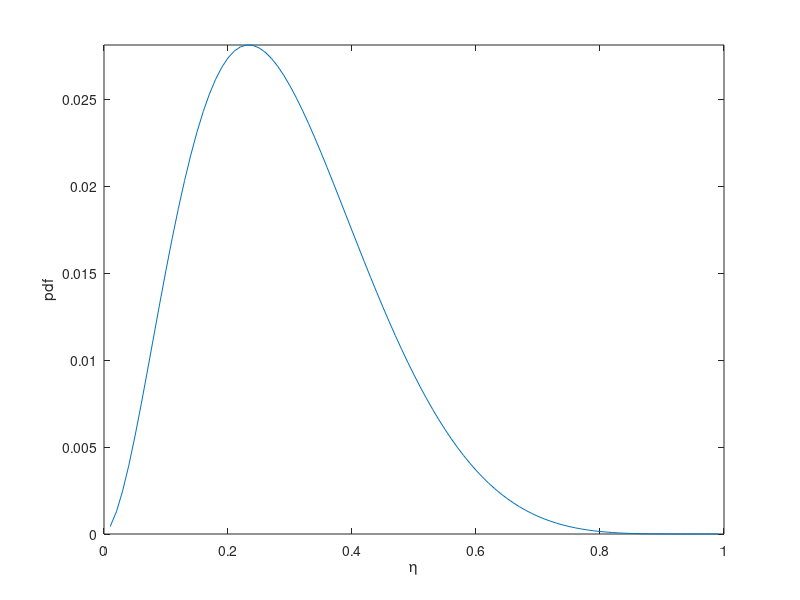
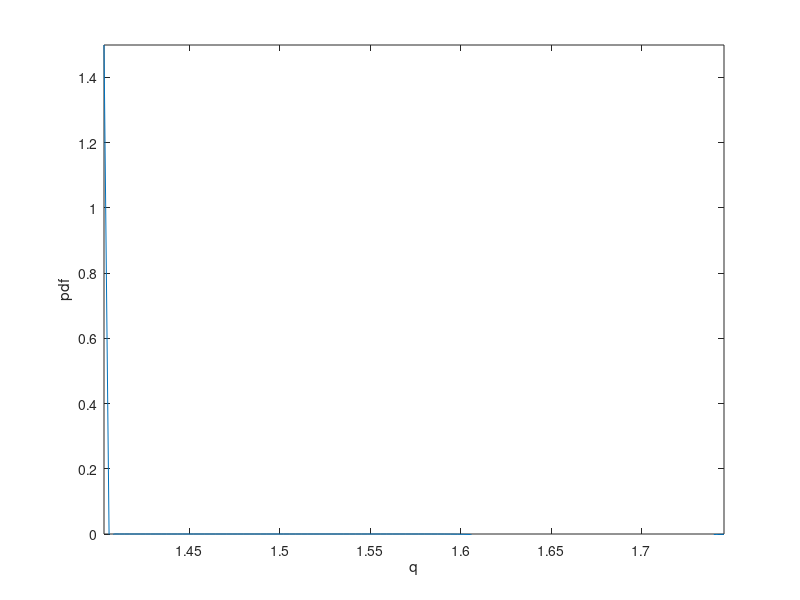

Write MATLAB code to recreate these figures, in order. (Note: this script raises an error after producing the figures.)
% for eta
% NB these have not done!
%ODEs
clear; clc;
%odeexamples
eta = (0.01:0.01:0.99)'; %this is eta
y = nan(size(eta));
g = nan(size(eta));

% BC's
y(1) = 0.01;

% define konstants
kappa = 10;
a = .11;
rho = .05;
sigma = .1;
delta = 0.0; % try this, change so get the same rf
rho_bar = 0.02;
q = (a + 1/kappa)./(rho.*eta + rho_bar.*(1-eta) + 1/kappa);
iota = (q-1)./kappa;
theta = 1 - 1./eta;
%get sigma q2 analytically. Test with numerical too?
sigma_q = -(1-eta).*kappa.*(rho - rho_bar)/(1+kappa.*rho).*sigma;
%zeta = (1 - theta).*(sigma + sigma_q);
mu_eta_abs = (a - iota)./q - rho + theta.^2.*(sigma + sigma_q).^2 .* eta;
sigma_eta_abs = -theta.*(sigma + sigma_q).*eta;
% this next is quite messy, but got by ito on eta so should be fine.
mu_q = -(rho - rho_bar).*(a+ 1/kappa)...
    ./(eta.*(rho-rho_bar) + rho_bar + 1/kappa).^2 ...
.*mu_eta_abs.*eta.*kappa  + kappa^2.*(rho - rho_bar).^2 ...
./(kappa.*(rho.*eta + rho_bar.*(1-eta)) + 1).^2 .* sigma_eta_abs.^2;

%My Explicit Euler method to get y
% Works because it satisfies the ODE, and include the boundary constraint,
% so it knows where to start.

% y is D now. D is what we solve for! Unknown now. Will be pdf*sigma^2

for i=1:size(eta)-1
    g(i) = 2*mu_eta_abs(i)/sigma_eta_abs(i)^2*y(i); %ODE
    y(i+1) = y(i) + g(i)*(eta(i+1)-eta(i));
end
plot(eta,y)
xlabel('\eta')
ylabel('D')
pdf_notnormalised = y./sigma_eta_abs.^2;
%normalise
pdf = pdf_notnormalised./sum(pdf_notnormalised);
plot(eta,pdf)
xlabel('\eta')
ylabel('pdf')
axis([0 1 0 inf])
saveas(gcf,'p2part4a.pdf')
% save results for y
pdfex = pdf;

%My Explicit Euler method to get pdf(q)
% Works because it satisfies the ODE, and include the boundary constraint,
% so it knows where to start.

% y is D now. D is what we solve for! Unknown now. Will be pdf*sigma^2
y = nan(size(eta));
% BC's
y(1) = 0.01;
for i=1:size(q)-1
    g(i) = 2*mu_q(i)*q(i)/sigma_q(i)^2/q(i)^2*y(i);%ODE
    y(i+1) = y(i) + g(i)*(q(i+1)-q(i));
end
plot(q,y)
xlabel('q')
ylabel('D')
pdf_notnormalised = y./sigma_q.^2./q.^2;
%normalise
pdf = pdf_notnormalised./sum(pdf_notnormalised);
plot(q,pdf)
xlabel('q')
ylabel('pdf')
axis([-inf inf 0 inf])
saveas(gcf,'p2part4a.pdf')
% save results for y
pdfex = pdf;


%My implicit Euler method to get y
% ie need to feed in a proposed solution ie a vector of y's and get a loss
% value out.

%naive solution guess
y = ones(size(eta)).*0.001;

%only optimise on y(2:end)
ysolve = y(2:end);
options = optimoptions('fsolve','Display','iter');
[yimp,fval] = fsolve(@myFunEta,ysolve,options);
yimp = [0; yimp];
plot(eta,yimp)
xlabel('\eta')
ylabel('D')
pdf_notnormalised = yimp./sigma_eta_abs.^2;
%normalise
pdf = pdf_notnormalised./sum(pdf_notnormalised);
plot(eta,pdf)
xlabel('\eta')
ylabel('pdf')
axis([0 1 0 inf])
% save results for y
pdfim = pdf;
%saveas(gcf,'p2part4b.pdf')

%My implicit Euler method to get q
% ie need to feed in a proposed solution ie a vector of y's and get a loss
% value out.
%naive solution guess
tmp = (0.01:0.001:0.99)';
y = ones(size(tmp)).*0.001;
%only optimise on y(2:end)
ysolve = y(2:end);
options = optimoptions('fsolve','Display','iter');
[yimp,fval] = fsolve(@myFunQ,ysolve,options);
yimp = [0; yimp];
plot(q,yimp)
xlabel('\eta')
ylabel('D')
pdf_notnormalised = yimp./sigma_eta_abs.^2;
%normalise
pdf = pdf_notnormalised./sum(pdf_notnormalised);
plot(q,pdf)
xlabel('q')
ylabel('pdf')
axis([0 1 0 inf])
% save results for y
pdfim = pdf;
%saveas(gcf,'p2part4b.pdf')


%use matlab to solve
y0 = 0.01;
[xmatlab,ymatlab] = ode45(@(eta,y)[2.*mu_eta_abs./sigma_eta_abs.^2.*y], eta, y0);
plot(eta,ymatlab)
xlabel('\eta')
ylabel('D')
pdf_notnormalised = ymatlab./sigma_eta_abs.^2;
%normalise
pdf = pdf_notnormalised./sum(pdf_notnormalised);
plot(eta,pdf)
xlabel('\eta')
ylabel('pdf')
axis([0 1 0 inf])
% save results for y
pdfmat = pdf;

%do analytical
yanal = nan(101,1);
yanal(1) = 1;
for i=2:size(x)
    yanal(i) = cos(x(i));
end


plot(x,ymatlab,x,yanal)
legend('matlab','exact')